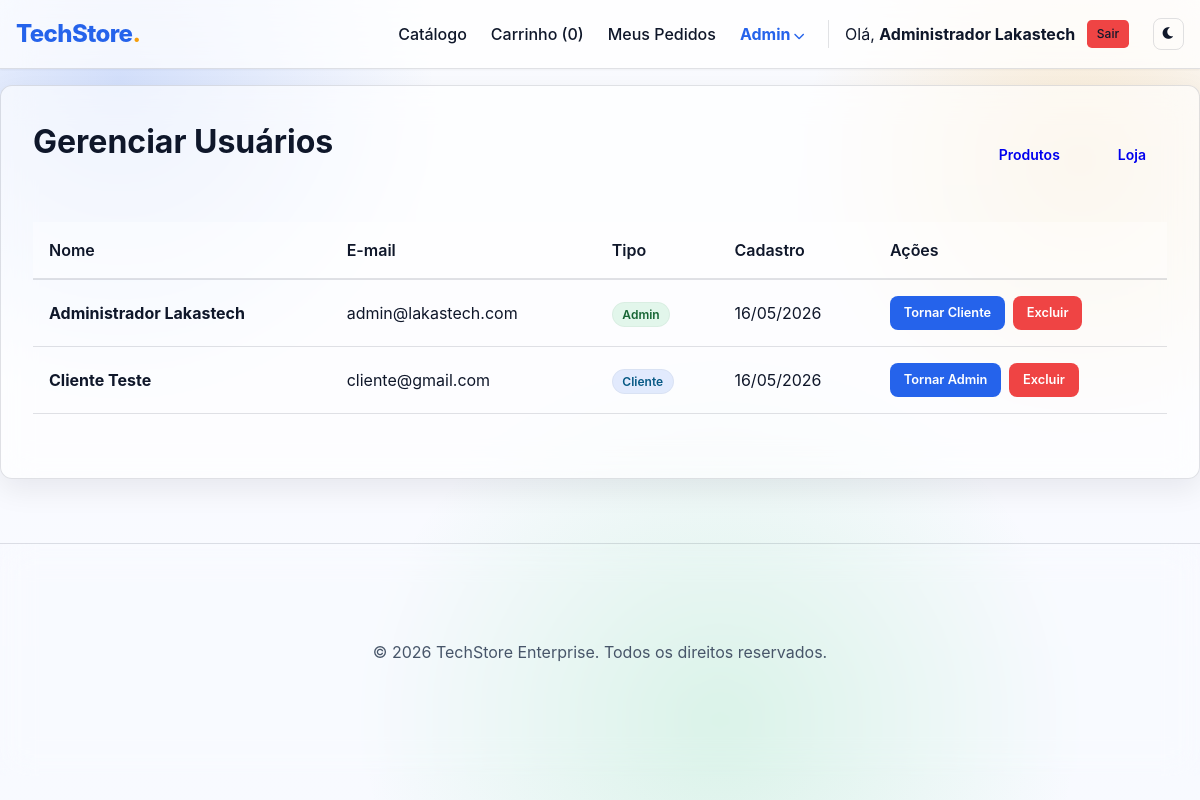
/loja_virtual/admin_usuarios.php (signed in), run on the app's committed database.
### tables this page shows
CREATE TABLE IF NOT EXISTS usuarios (
    id INT AUTO_INCREMENT PRIMARY KEY,
    nome VARCHAR(100) NOT NULL,
    email VARCHAR(100) NOT NULL UNIQUE,
    senha VARCHAR(255) NOT NULL,
    tipo ENUM('cliente', 'admin') DEFAULT 'cliente',
    criado_em TIMESTAMP DEFAULT CURRENT_TIMESTAMP,
    pagamento_info TEXT DEFAULT NULL
);

### loja_virtual/admin_usuarios.php (the view, shortened to what this page needs)
<?php
require_once 'header.php';
$usuarios = $conn->query("SELECT id, nome, email, tipo, criado_em FROM usuarios ORDER BY criado_em DESC");
?>
<div class="container">
    <div style="display: flex; justify-content: space-between; align-items: center; margin-bottom: 2rem;">
        <h1>Gerenciar Usuários</h1>
        <div style="display: flex; gap: 1rem;">
            <a href="admin.php" class="btn">Produtos</a>
            <a href="index.php" class="btn">Loja</a>
        </div>
    </div>
    <div style="overflow-x: auto;">
        <table>
            <thead>
                <tr>
                    <th>Nome</th>
                    <th>E-mail</th>
                    <th>Tipo</th>
                    <th>Cadastro</th>
                    <th>Ações</th>
                </tr>
            </thead>
            <tbody>
                <?php while ($user = $usuarios->fetch_assoc()): ?>
                <tr>
                    <td><strong><?php echo $user['nome']; ?></strong></td>
                    <td><?php echo $user['email']; ?></td>
                    <td>
                        <span class="badge <?php echo $user['tipo'] === 'admin' ? 'badge-success' : 'badge-stock'; ?>">
                            <?php echo ucfirst($user['tipo']); ?>
                        </span>
                    </td>
                    <td><?php echo date('d/m/Y', strtotime($user['criado_em'])); ?></td>
                    <td>
                        <?php if ($user['id'] !== $_SESSION['usuario_id']): ?>
                            <div style="display: flex; gap: 0.5rem;">
                                <a href="?mudar_tipo=<?php echo $user['id']; ?>&tipo=<?php echo $user['tipo']; ?>"
                                   class="btn btn-primary" style="padding: 0.4rem 0.8rem; font-size: 0.8rem;">
                                   Tornar <?php echo $user['tipo'] === 'admin' ? 'Cliente' : 'Admin'; ?>
                                </a>
                                <a href="?delete=<?php echo $user['id']; ?>"
                                   class="btn btn-danger" style="padding: 0.4rem 0.8rem; font-size: 0.8rem;"
                                   onclick="return confirm('Excluir este usuário permanentemente?')">Excluir</a>
                            </div>
                        <?php else: ?>
                            <span style="font-size: 0.8rem; color: #666;">(Você)</span>
                        <?php endif; ?>
                    </td>
                </tr>
                <?php endwhile; ?>
            </tbody>
        </table>
    </div>
</div>
<?php require_once 'footer.php'; ?>

### loja_virtual/style.css (style rules this page uses)
:root { --primary: #2563eb; --primary-hover: #1d4ed8; --secondary: #64748b; --accent: #f59e0b; --danger: #ef4444; --success: #22c55e; --background: #f7f9ff; --card: rgba(255, 255, 255, 0.62); --text: #0f172a; --text-light: #475569; --border: rgba(15, 23, 42, 0.12); --shadow: 0 10px 30px rgba(2, 6, 23, 0.08); --nav-bg: rgba(255, 255, 255, 0.72); --glass-blur: 16px; --glass-border-alpha: 0.18; }
* { margin: 0; padding: 0; box-sizing: border-box; font-family: 'Inter', system-ui, -apple-system, sans-serif; }
body { background-color: var(--background); color: var(--text); line-height: 1.5; transition: background-color 0.3s, color 0.3s; min-height: 100vh; background-image: radial-gradient(900px circle at 10% 10%, rgba(37, 99, 235, 0.18), transparent 35%), radial-gradient(700px circle at 90% 20%, rgba(245, 158, 11, 0.18), transparent 40%), radial-gradient(800px circle at 60% 90%, rgba(34, 197, 94, 0.14), transparent 45%), linear-gradient(180deg, rgba(255,255,255,0.35), rgba(255,255,255,0.15)); }
.card, .container, .navbar, header, .product-card, .login-container { backdrop-filter: blur(var(--glass-blur)); -webkit-backdrop-filter: blur(var(--glass-blur)); }
.container { background: var(--card); padding: 2rem; border-radius: 0.75rem; box-shadow: var(--shadow); border: 1px solid var(--border); margin-top: 1rem; margin-bottom: 2rem; }
h1, h2 { margin-bottom: 1.5rem; color: var(--text); font-weight: 700; }
.btn { display: inline-block; padding: 0.625rem 1.25rem; border-radius: 0.5rem; font-weight: 600; text-decoration: none; cursor: pointer; transition: all 0.2s; border: 1px solid transparent; font-size: 0.875rem; text-align: center; }
.btn-primary { background: var(--primary); color: white; }
.btn-danger { background: var(--danger); color: white; }
table { width: 100%; border-collapse: collapse; margin-bottom: 2rem; }
th { text-align: left; padding: 1rem; background: rgba(255,255,255,0.35); font-weight: 600; border-bottom: 2px solid var(--border); }
td { padding: 1rem; border-bottom: 1px solid var(--border); }
.badge { padding: 0.25rem 0.6rem; border-radius: 9999px; font-size: 0.75rem; font-weight: 600; border: 1px solid rgba(0,0,0,0.04); }
.badge-success { background: rgba(34, 197, 94, 0.12); color: #166534; }
.badge-stock { background: rgba(37, 99, 235, 0.12); color: #075985; }

### data on the page
usuarios: nome "Administrador Lakastech", email "admin@lakastech.com", tipo "Admin", criado_em "16/05/2026", shows "Cliente"
usuarios: nome "Cliente Teste", email "cliente@gmail.com", tipo "Cliente", criado_em "16/05/2026", shows "Admin"

### other printed values
count($_SESSION['carrinho'] ?? []) "0"
$_SESSION['usuario_nome'] "Administrador Lakastech"
